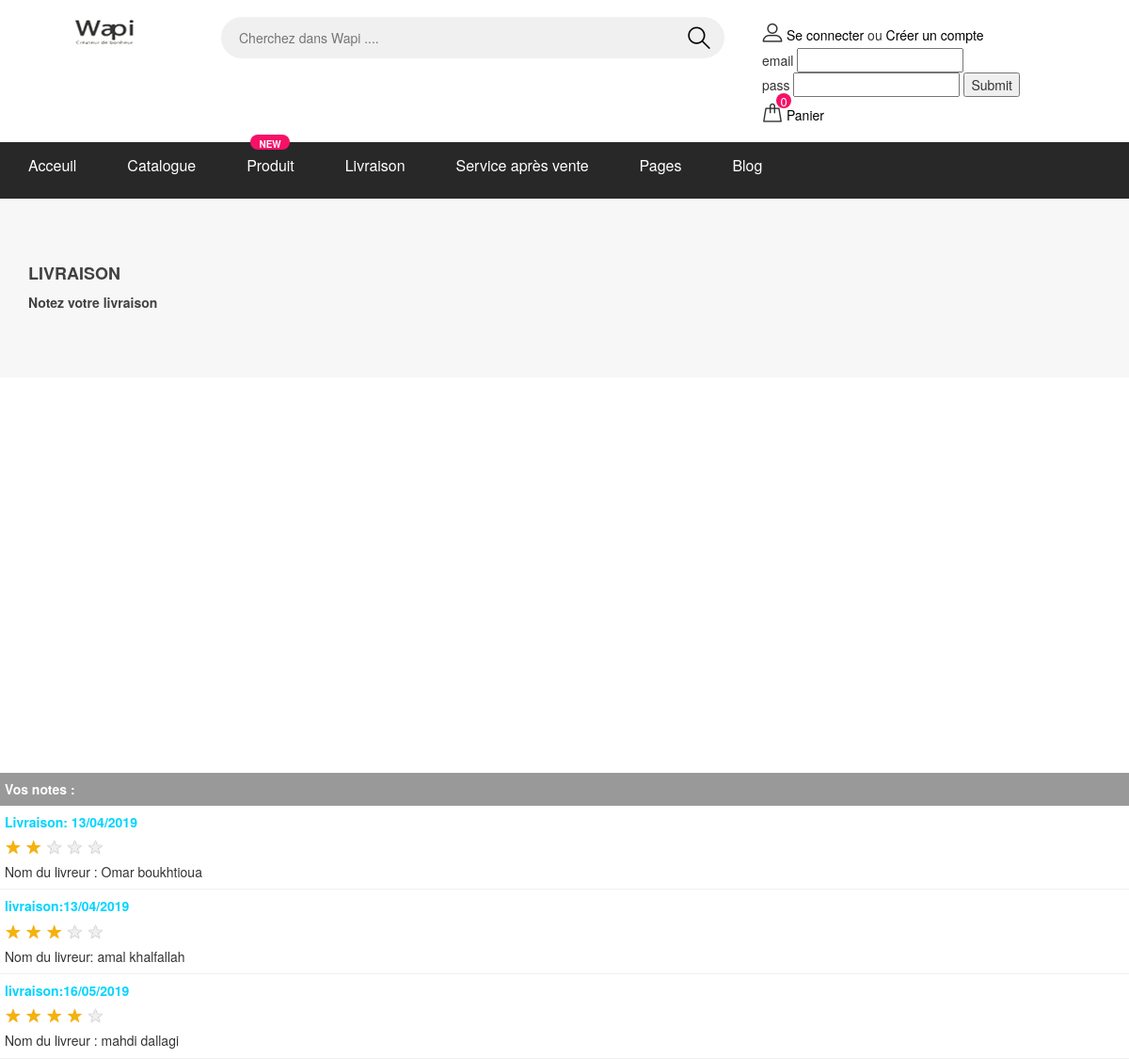
The page /views/divisima/livraison.php on the database its author committed.
### tables this page shows
CREATE TABLE IF NOT EXISTS `tutorial` (
  `id` int(8) NOT NULL AUTO_INCREMENT,
  `title` varchar(255) NOT NULL,
  `description` text NOT NULL,
  `rating` tinyint(2) DEFAULT NULL,
  PRIMARY KEY (`id`)
);

### views/divisima/Rate.php (called while the page is built, shortened)
<?php
require_once "DBController.php";
class Rate extends DBController
{
    function getAllPost()
    {
        $query = "SELECT * FROM tutorial";
        $postResult = $this->getDBResult($query);
        return $postResult;
    }
}

### views/divisima/DBController.php (called while the page is built, shortened)
<?php
class DBController
{
    private $host = "localhost";
    private $user = "root";
    private $password = "";
    private $database = "projet";
    private static $conn;
    function __construct()
    {
        $this->conn = mysqli_connect($this->host, $this->user, $this->password, $this->database);
    }
    function getDBResult($query, $params = array())
    {
        $sql_statement = $this->conn->prepare($query);
        $sql_statement->execute();
        $result = $sql_statement->get_result();
        if ($result->num_rows > 0) {
            while ($row = $result->fetch_assoc()) {
                $resultset[] = $row;
            }
        }
        if (! empty($resultset)) {
            return $resultset;
        }
    }
}

### views/divisima/livraison.php (the view, shortened to what this page needs)
<!DOCTYPE html>
<?php
require_once("Rate.php");
$rate = new Rate();
$result = $rate->getAllPost();
?>
<html>
<head>
	<link rel="stylesheet" href="css/bootstrap.min.css"/>
	<link rel="stylesheet" href="css/font-awesome.min.css"/>
	<link rel="stylesheet" href="css/flaticon.css"/>
	<link rel="stylesheet" href="css/slicknav.min.css"/>
	<link rel="stylesheet" href="css/jquery-ui.min.css"/>
	<link rel="stylesheet" href="css/owl.carousel.min.css"/>
	<link rel="stylesheet" href="css/animate.css"/>
	<link rel="stylesheet" href="css/style.css"/>
    <link rel="stylesheet" href="https://maxcdn.bootstrapcdn.com/bootstrap/3.3.7/css/bootstrap.min.css" />
    <link rel="stylesheet" href="https://maxcdn.bootstrapcdn.com/bootstrap/3.3.7/css/bootstrap-theme.min.css" />
</head>
<body>
	<header class="header-section">
		<div class="header-top">
			<div class="container">
				<div class="row">
					<div class="col-lg-2 text-center text-lg-left">
						<a href="./index.html" class="site-logo">
							<img src="img/logo.png" alt="">
						</a>
					</div>
					<div class="col-xl-6 col-lg-5">
						<form class="header-search-form">
							<input type="text" placeholder="Cherchez dans Wapi ....">
							<button><i class="flaticon-search"></i></button>
						</form>
					</div>
					<div class="col-xl-4 col-lg-5">
						<div class="user-panel">
							<div class="up-item">
								<i class="flaticon-profile"></i>
								<?php if (isset($_SESSION['role']))
								{
									if($_SESSION['role']==0){?>
										<a href="logout.php">logout</a>
								<?php	}else{ ?>
									<a href="logout.php">logout</a> <a href="../index.php">Dashboard</a>
								<?php } ?>
								<?php } else{ ?>
								<a href="#">Se connecter</a> ou <a href="#">Créer un compte</a>
								</div>
							<form method="POST" action="login.php">email
								<input type="email" required name="email"  >
								<br>
								pass
								<input type="password" required  name="mdp">
								<input type="submit"  >
							</form>
							<?php }?>
							<div class="up-item">
								<div class="shopping-card">
									<i class="flaticon-bag"></i>
									<span>0</span>
								</div>
								<a href="#">Panier</a>
							</div>
						</div>
					</div>
				</div>
			</div>
		</div>
		<nav class="main-navbar">
			<div class="container">
				<ul class="main-menu">
					<li><a href="#">Acceuil</a></li>
					<li><a href="category.php">Catalogue</a></li>
					<li><a href="#">Produit
					<span class="new">New</span></a></li>
					<li><a href="#">Livraison
						</a></li>
					<li><a href="#">Service après vente </a>
					</li>
					<li><a href="#">Pages</a>
					</li>
					<li><a href="#">Blog</a></li>
				</ul>
			</div>
		</nav>
	</header>
</html>
	<div class="page-top-info">
		<div class="container">
			<h4>Livraison</h4>
			<div class="site-pagination">
				<a href=""></a>Notez votre livraison
			</div>
		</div>
	</div>
	<!DOCTYPE html>
<html>
  <head>
  </head>
  <body>
    <div id="map"></div>
  </body>
</html>
	<table class="demo-table">
<tbody>
<tr>
<th><strong>Vos notes :</strong></th>
</tr>
<?php
if(!empty($result)) {
foreach ($result as $tutorial) {
?>
<tr>
<td valign="top">
<div class="feed_title"><?php echo $tutorial["title"]; ?></div>
<div id="tutorial-<?php echo $tutorial["id"]; ?>">
<ul onMouseOut="resetRating(<?php echo $tutorial["id"]; ?>);">
  <?php
  for($i=1;$i<=5;$i++) {
  $selected = "";
  if(!empty($tutorial["rating"]) && $i<=$tutorial["rating"]) {
	$selected = "selected";
  }
  ?>
  <li class='<?php echo $selected; ?>' onmouseover="highlightStar(this,<?php echo $tutorial["id"]; ?>);" onmouseout="removeHighlight(<?php echo $tutorial["id"]; ?>);" onClick="addRating(this,<?php echo $tutorial["id"]; ?>);">&#9733;</li>
  <?php }  ?>
</div>
<div><?php echo $tutorial["description"]; ?></div>
</td>
</tr>
<?php
}
}
?>
</body>
</html>

### views/divisima/css/style.css (style rules this page uses)
html, body { height: 100%; font-family: 'Josefin Sans', sans-serif; -webkit-font-smoothing: antialiased; font-smoothing: antialiased; }
h1, h2, h3, h4, h5, h6 { margin: 0; color: #111111; font-weight: 600; }
h4 { font-size: 24px; }
img { max-width: 100%; }
ul, ol { padding: 0; margin: 0; }
.header-top { padding: 18px 0 14px; }
.site-logo { display: inline-block; }
.header-search-form { width: 100%; position: relative; padding: 0 10px; }
.header-search-form input { width: 100%; height: 44px; font-size: 14px; border-radius: 50px; border: none; padding: 0 19px; background: #f0f0f0; }
.header-search-form button { position: absolute; height: 100%; right: 18px; top: 0; font-size: 26px; color: #000; border: none; cursor: pointer; background-color: transparent; }
.user-panel .up-item { display: inline-block; font-size: 14px; }
.user-panel .up-item i { font-size: 22px; }
.user-panel .up-item a { font-size: 14px; color: #000; }
.user-panel .up-item:first-child { margin-right: 29px; }
.shopping-card { display: inline-block; position: relative; }
.shopping-card span { position: absolute; top: -4px; left: 100%; height: 16px; min-width: 16px; color: #fff; font-size: 13px; background: #f51167; text-align: center; border-radius: 30px; padding: 0 2px; margin-left: -7px; }
.main-navbar { background: #282828; }
.main-menu { list-style: none; }
.main-menu li { display: inline-block; position: relative; }
.main-menu li a { display: inline-block; font-size: 16px; color: #ffffff; margin-right: 50px; line-height: 1; padding: 17px 0; position: relative; }
.main-menu li a .new { position: absolute; top: -8px; font-size: 10px; font-weight: 700; color: #fff; background: #f51167; line-height: 1; text-transform: uppercase; left: calc(50% - 21px); padding: 5px 9px 1px; border-radius: 15px; width: 42px; }
.page-top-info { background: #f8f7f7; padding: 60px 0 70px; }
.page-top-info h4 { color: #414141; font-weight: 700; text-transform: uppercase; }
.site-pagination { font-size: 14px; font-weight: 600; color: #414141; }
@media (min-width: 1200px) { .container { max-width: 1175px; } }

### views/divisima/livraison.php (style rules this page uses)
body { width:610; }
.demo-table { width: 100%;border-spacing: initial;margin: 20px 0px;word-break: break-word;table-layout: auto;line-height:1.8em;color:#333; }
.demo-table th { background: #999;padding: 5px;text-align: left;color:#FFF; }
.demo-table td { border-bottom: #f0f0f0 1px solid;background-color: #ffffff;padding: 5px; }
.demo-table td div.feed_title { text-decoration: none;color:#00d4ff;font-weight:bold; }
.demo-table ul { margin:0;padding:0; }
.demo-table li { cursor:pointer;list-style-type: none;display: inline-block;color: #F0F0F0;text-shadow: 0 0 1px #666666;font-size:20px; }
.demo-table .highlight, .demo-table .selected { color:#F4B30A;text-shadow: 0 0 1px #F48F0A; }
#map { height: 400px; width: 100%; }

### rows shown on the page
tutorial: title "Livraison: 13/04/2019", description "Nom du livreur : Omar boukhtioua"
tutorial: title "livraison:13/04/2019", description "Nom du livreur: amal khalfallah"
tutorial: title "livraison:16/05/2019", description "Nom du livreur : mahdi dallagi"
